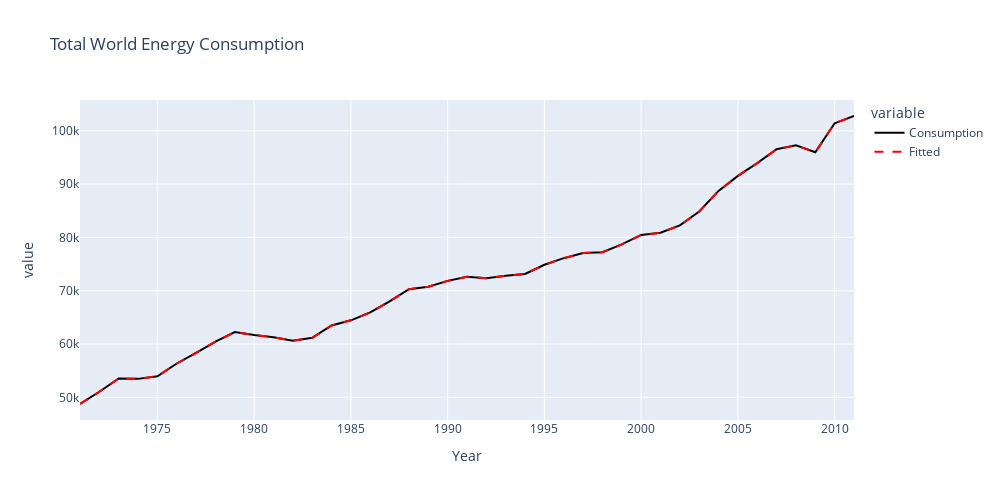

Notebook cell for this chart:
### Code cell
# Plotting the dataset with the Fitted Values from Extra Trees to compare with the Real Values
fig = px.line(comp_et, x= 'Year', y=['Consumption','Fitted'], color_discrete_sequence=['black', 'red'], title="Total World Energy Consumption", height=500, width=1000)
# Loop through traces and set dash for 'Fitted'
for trace in fig.data:
    if trace.name == 'Fitted':
        trace.line.dash = 'dash'  # options: dash, dot, dashdot, etc.
fig.show()

### Figure 1 — Plotly figure (JSON) as saved in the notebook; plotly's stock layout.template omitted (floating-point values rounded to 4 significant figures)
{"data": [{"hovertemplate": "variable=Consumption<br>Year=%{x}<br>value=%{y}<extra></extra>", "legendgroup": "Consumption", "line": {"color": "black", "dash": "solid"}, "marker": {"symbol": "circle"}, "mode": "lines", "name": "Consumption", "orientation": "v", "showlegend": true, "type": "scatter", "x": [1971, 1972, 1973, 1974, 1975, 1976, 1977, 1978, 1979, 1980, 1981, 1982, 1983, 1984, 1985, 1986, 1987, 1988, 1989, 1990, 1991, 1992, 1993, 1994, 1995, 1996, 1997, 1998, 1999, 2000, 2001, 2002, 2003, 2004, 2005, 2006, 2007, 2008, 2009, 2010, 2011], "xaxis": "x", "y": [48760.0, 51050.0, 53540.0, 53470.0, 53960.0, 56350.0, 58340.0, 60450.0, 62250.0, 61680.0, 61270.0, 60630.0, 61170.0, 63480.0, 64450.0, 65940.0, 68000.0, 70290.0, 70760.0, 71850.0, 72610.0, 72360.0, 72810.0, 73150.0, 74860.0, 76110.0, 77060.0, 77210.0, 78680.0, 80460.0, 80870.0, 82250.0, 84850.0, 88720.0, 91530.0, 93920.0, 96530.0, 97250.0, 95960.0, 101400.0, 102800.0], "yaxis": "y"}, {"hovertemplate": "variable=Fitted<br>Year=%{x}<br>value=%{y}<extra></extra>", "legendgroup": "Fitted", "line": {"color": "red", "dash": "dash"}, "marker": {"symbol": "circle"}, "mode": "lines", "name": "Fitted", "orientation": "v", "showlegend": true, "type": "scatter", "x": [1971, 1972, 1973, 1974, 1975, 1976, 1977, 1978, 1979, 1980, 1981, 1982, 1983, 1984, 1985, 1986, 1987, 1988, 1989, 1990, 1991, 1992, 1993, 1994, 1995, 1996, 1997, 1998, 1999, 2000, 2001, 2002, 2003, 2004, 2005, 2006, 2007, 2008, 2009, 2010, 2011], "xaxis": "x", "y": [48760.0, 51050.0, 53540.0, 53470.0, 53960.0, 56350.0, 58340.0, 60450.0, 62250.0, 61680.0, 61270.0, 60630.0, 61170.0, 63480.0, 64450.0, 65940.0, 68000.0, 70290.0, 70760.0, 71850.0, 72610.0, 72360.0, 72810.0, 73150.0, 74860.0, 76110.0, 77060.0, 77210.0, 78680.0, 80460.0, 80870.0, 82250.0, 84850.0, 88720.0, 91530.0, 93920.0, 96530.0, 97250.0, 95960.0, 101400.0, 102800.0], "yaxis": "y"}], "layout": {"height": 500, "legend": {"title": {"text": "variable"}, "tracegroupgap": 0}, "title": {"text": "Total World Energy Consumption"}, "width": 1000, "xaxis": {"anchor": "y", "domain": [0, 1], "title": {"text": "Year"}}, "yaxis": {"anchor": "x", "domain": [0, 1], "title": {"text": "value"}}}}
